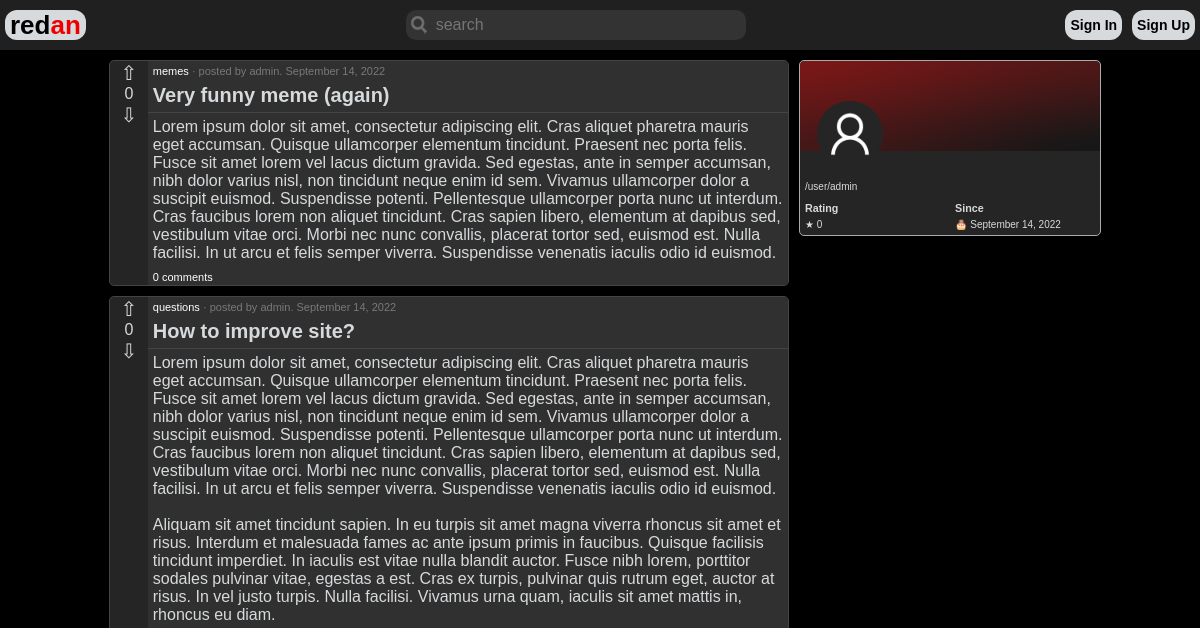
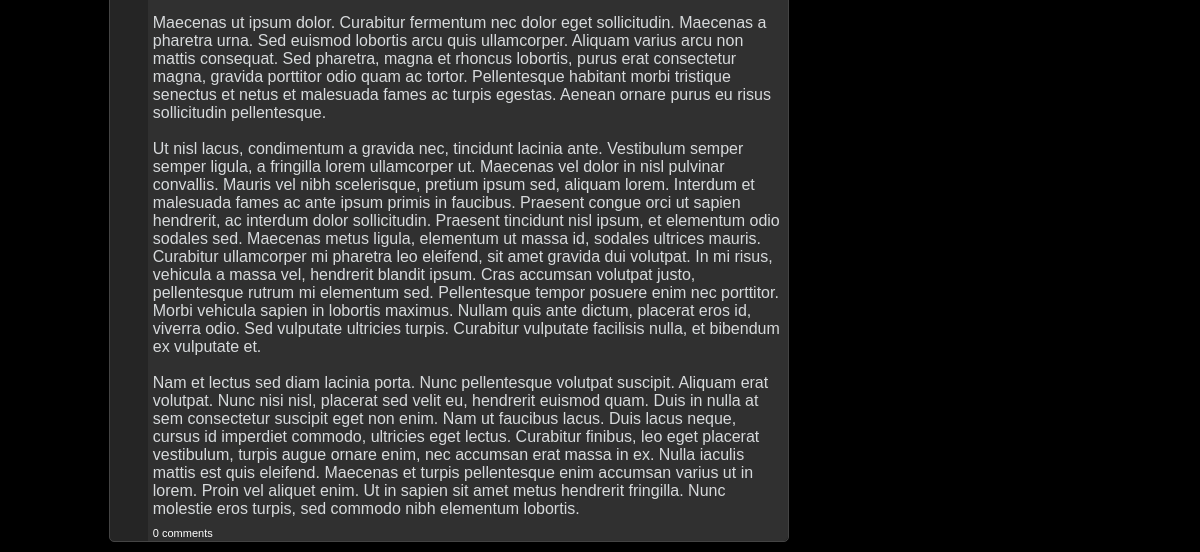
/user/admin, run on an earlier commit of the app's database (2 pictures, top to bottom).
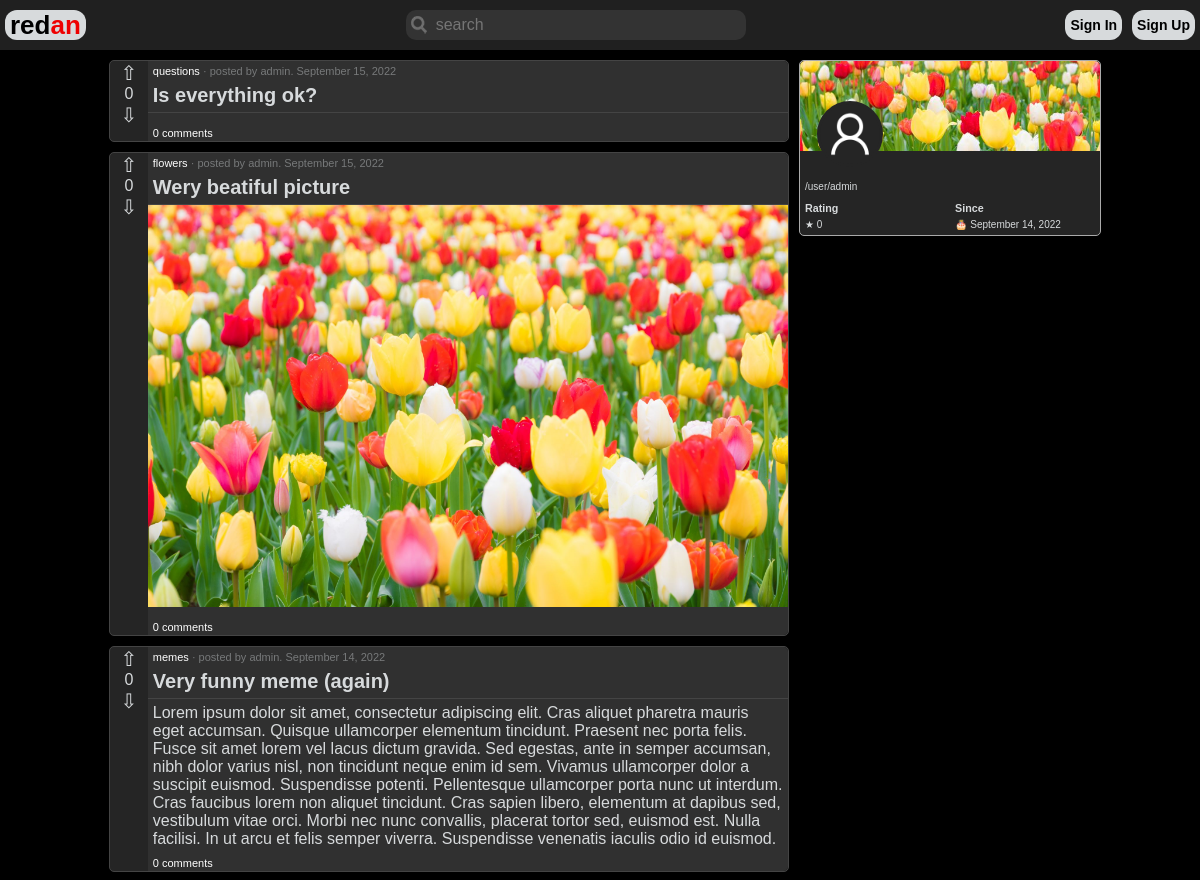
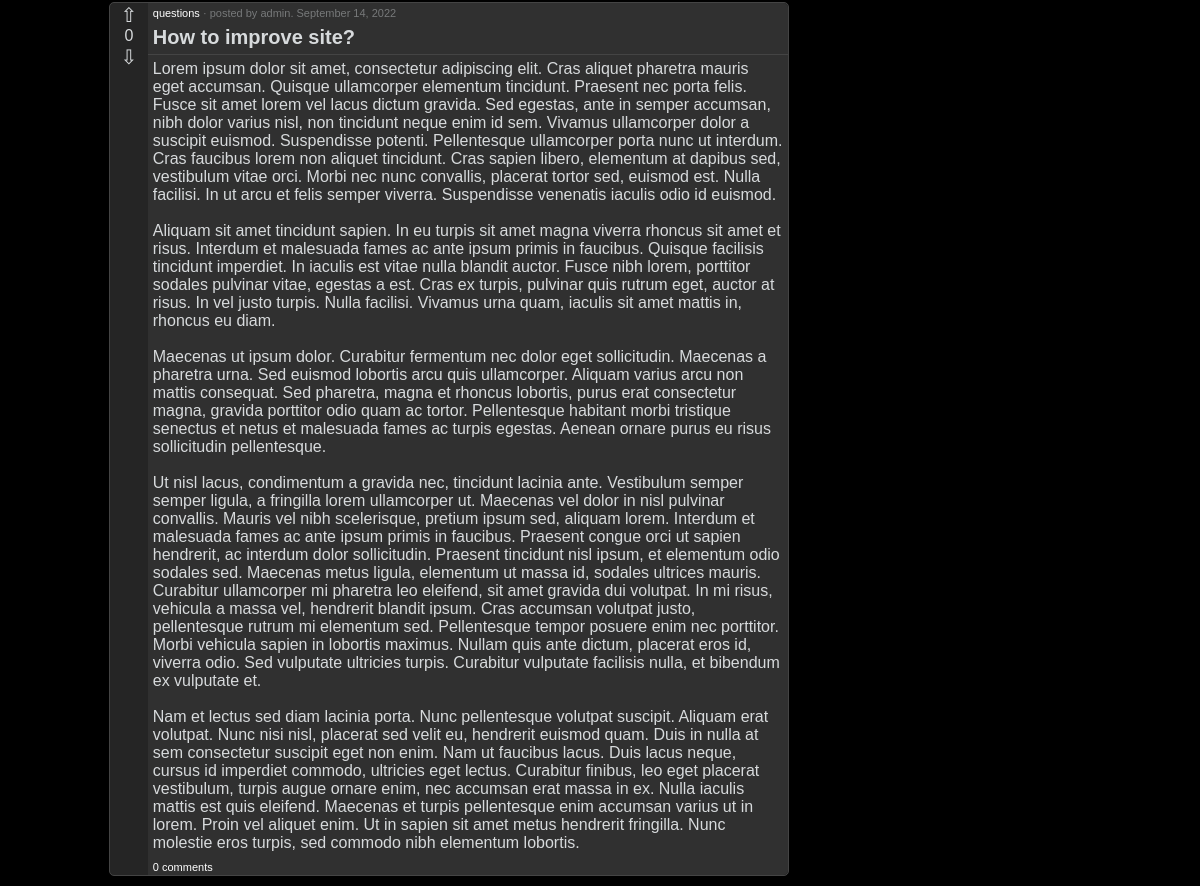
And on a later commit of the database (2 pictures, top to bottom).
### ribbon/models.py (models this page shows, shortened)
class SectionPost(models.Model):
    id = models.UUIDField(default=uuid.uuid4, unique=True, primary_key=True, editable=False)
    section_id = models.ForeignKey(Section, on_delete=models.CASCADE)
    profile_id = models.ForeignKey(Profile, on_delete=models.CASCADE)
    title = models.CharField(max_length=100)
    rating = models.IntegerField(default=0)
    image = models.ImageField(upload_to=sectionpost_path, null=True, blank=True)
    content = models.TextField(max_length=4000, blank=True)
    date_published = models.DateTimeField(auto_now_add=True)
    class Meta():
        ordering = ['-rating', '-date_published']

class Section(models.Model):
    id = models.UUIDField(default=uuid.uuid4, unique=True, primary_key=True, editable=False)
    title = models.CharField(max_length=50, unique=True)
    short_description = models.CharField(max_length=50, blank=True)
    description = models.CharField(max_length=500, blank=True)
    image = models.ImageField(upload_to=section_image_path)
    banner = models.ImageField(upload_to=section_banner_path, blank=True)
    banner_color = ColorField()
    subscribers = models.ManyToManyField(User, editable=False)
    date_created = models.DateTimeField(auto_now_add=True)

### users/models.py (models this page shows, shortened)
class Profile(models.Model):
    id = models.UUIDField(default=uuid.uuid4, unique=True, primary_key=True, editable=False)
    user_id = models.OneToOneField(User, on_delete=models.CASCADE)
    about = models.CharField(max_length=200, blank=True)
    country = CountryField(blank=True)
    rating = models.IntegerField(default=0)
    profile_image = models.ImageField(upload_to='user/profile/', blank=True, default=defaultImage('profile'))
    banner_image = models.ImageField(upload_to='user/banner/', blank=True, default=defaultImage('banner'))
    def __str__(self):
        return str(self.user_id)

### users/views.py (the view)
# urls.py: path('<str:username>', userView, name='user'),
def userView(request, username):
    user = User.objects.get(username=username)
    profile = user.profile
    posts = SectionPost.objects.filter(profile_id=profile.id)
    context = {
        'username': username,
        'user': user,
        'profile': profile,
        'posts': posts,
    }
    return render(request, 'users/user.html', context)

### users/templates/users/user.html (shortened to what this page needs)
{% extends 'ribbon/base.html' %}
{% block content %}
<head>
</head>
<main>
    <div class="div_profile_layout">
        <div class="div_profile_posts">
            {% for post in posts %}
            {% include 'ribbon/single-post.html' %}
            {% endfor %}
        </div>
        <div class="div_profile">
            <div class="div_profile_banner">
                <img class="profile_banner_image" src="{{ profile.banner_image.url }}">
            </div>
            <div class="div_profile_image">
                <img class="profile_profile_image" src="{{ profile.profile_image.url }}">
            </div>
            <div class="div_profile_info">
                <p class="username">
                    /user/{{ username }}
                </p>
                <div style="display: flex; width: 300px; align-content: stretch;">
                    <div class="profile_flex_info">
                        <h6>
                            Rating
                        </h6>
                        <p>
                            &#9733; {{ profile.rating }}
                        </p>
                    </div>
                    <div class="profile_flex_info">
                        <h6>
                            Since
                        </h6>
                        <p>
                            &#127874; {{ user.date_joined|date:"F j, Y" }}
                        </p>
                    </div>
                </div>
            </div>
        </div>
    </div>
</main>
{% endblock content %}

### ribbon/templates/ribbon/base.html (shortened to what this page needs)
{% load static %}
<!DOCTYPE html>
<html>
<head>
    <link rel="stylesheet" type="text/css" href="{% static 'ribbon/main.css' %}">
</head>
<body>
{% include 'ribbon/navbar.html' %}
{% block content %}
{% endblock content %}
</body>
</html>

### ribbon/templates/ribbon/navbar.html
<header>
    <div class="navbar">
        <a class="navbar_button_logo" href="{% url 'ribbon' %}">
            <span>red</span><span class="logo_link">an</span>
        </a>
        <input class="search" type="text" placeholder="search" method="POST">
        <div style="display: flex; align-items: center;">
            {% if request.user.is_authenticated %}
            <img class="navbar_profile_image" src="{{ request.user.profile.profile_image.url }}">
            <a class="navbar_button" href="{% url 'user' request.user.username %}">
                Profile
            </a>
            <a class="navbar_button" href="{% url 'logout' %}">
                Sign Out
            </a>
            {% else %}
            <a class="navbar_button" href="{% url 'login' %}">
                Sign In
            </a>
            <a class="navbar_button" href="{% url 'register' %}">
                Sign Up
            </a>
            {% endif %}
        </div>
    </div>
</header>

### ribbon/templates/ribbon/single-post.html
<div class="div_post">
    <div class="div_post_rating">
        <div>
            <a class="post_up" href="">&#8679;</a>
        </div>
        <div>
            {{ post.rating }}
        </div>
        <div>
            <a class="post_down" href="">&#8681;</a>
        </div>
    </div>
    <div class="post_content">
        <div>
            <a class="post_main_link" href="{% url 'section' post.section_id.title %}">{{ post.section_id.title }}</a><span class="post_info"> · posted by <a class="post_secondary_link" href="{% url 'user' post.profile_id.user_id %}">{{ post.profile_id }}</a>. {{ post.date_published|date:"F j, Y" }}</span>
        </div>
        <div class="div_title">
            <a class="post_title" href="{% url 'post' post.section_id.title post.id %}">{{ post.title }}</a>
        </div>
        <div class="bottom_border"></div>
        {% if post.image %}
            <img style="width: 100%" src="{{ post.image.url }}">
        {% endif %}
        <div class="post_text">
            {{ post.content|linebreaksbr }}
        </div>
        <div>
            <a class="post_main_link" href="{% url 'post' post.section_id.title post.id %}#comments">{{ post.comments_set.all.count }} сomment{{ post.comments_set.all.count|pluralize:'s'}}</a>
        </div>
    </div>
</div>

### ribbon/static/ribbon/main.css (style rules this page uses)
body { background-color: #000; margin: 0; font-family: "Trebuchet MS", "Verdana", "Tahoma", sans-serif; }
header { position: sticky; top: 0; z-index: 1; }
.navbar { display: flex; height: 50px; align-items: center; justify-content: space-between; min-width: 650px; background-color: #202020; }
.logo_link { color: #e00; }
.navbar_button_logo { display: inline-flex; height: 30px; padding: 0 5px; margin: 2px 5px; align-items: center; border-radius: 12px; background-color: #D7DADC; font-weight: bold; text-decoration: none; font-size: 26px; color: #000; }
.search { border: none; border-radius: 10px; height: 30px; background-color: #333; background-image: url("images/searchicon.png"); background-position: 5px 6px; background-repeat: no-repeat; color: #fff; font-family: inherit; font-size: 16px; min-width: 300px; padding: 0px 10px 0px 30px; }
.navbar_button { display: inline-flex; height: 30px; align-items: center; border-radius: 12px; background-color: #D7DADC; margin: 2px 5px; padding: 0 5px; text-decoration: none; font-size: 14px; font-weight: bold; color: #000; }
.div_post { display: flex; margin: 10px; color: #D7DADC; background-color: #252525; border: solid 1px #444; border-radius: 5px; }
.div_post_rating { display: flex; flex-direction: column; width: 40px; }
.div_post_rating div { text-align: center; }
.div_post_rating a { text-decoration: none; color: inherit; font-size: 20px; }
.post_content { display: flex; flex-direction: column; border-radius: 0 5px 5px 0; background-color: #303030; width: 100%; }
.post_main_link { margin: 5px 0px 0px 5px; text-decoration: none; font-size: 11px; color: #fff; }
.post_secondary_link { text-decoration: none; color: #77797a; }
.post_info { font-size: 11px; color: #77797a; }
.div_title { margin: 5px; }
.bottom_border { border-bottom: solid 1px #444; }
.post_title { font-size: 20px; text-decoration: none; font-weight: bold; color: #D7DADC; }
.post_text { margin: 5px; }
.div_profile_layout { display: flex; justify-content: center; }
.div_profile_posts { width: 700px; margin-right: 0; margin-left: auto; }
.div_profile { margin: 10px auto auto 0; width: 300px; color: #D7DADC; background-color: #252525; border: solid 1px #aaa; border-radius: 5px; display: grid; grid-template-columns: 100px auto; grid-template-rows: 90px, auto; }
.div_profile_image { grid-column: 1 / span 1; grid-row: 1 / span 1; margin-left: auto; margin-right: auto; margin-top: 40px; text-align: center; }
.profile_profile_image { height: 60px; width: 60px; object-fit: cover; border-radius: 50%; background-color: #252525; border: solid #252525 3px; }
.div_profile_banner { grid-column: 1 / span 2; grid-row: 1 / span 1; height: 90px; width: 300px; }
.profile_banner_image { border-radius: 5px 5px 0 0; height: 100%; width: 100%; object-fit: cover; }
.div_profile_info { grid-column: 1 / span 2; grid-row: 2 / span 1; }
.username { font-size: 10px; margin-left: 5px; }
.profile_flex_info { flex: 1; padding-left: 5px; }
.profile_flex_info h6 { margin: 0; }
.profile_flex_info p { margin-top: 5px; margin-bottom: 5px; font-size: 10px; }

What changed in the data, as far as the page shows it:
added SectionPost: rating "0", section_id "questions", profile_id "admin", date_published "September 15, 2022", title "Is everything ok?", comments_set.all.count "0"
added SectionPost: rating "0", section_id "flowers", profile_id "admin", date_published "September 15, 2022", title "Wery beatiful picture", image (picture), comments_set.all.count "0"
changed Profile: banner_image: picture added in place of a placeholder
